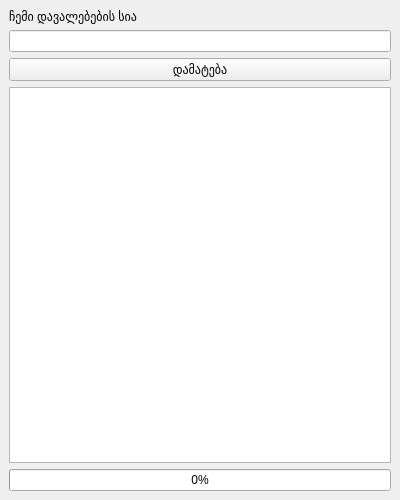
<?xml version="1.0" encoding="UTF-8"?>
<ui version="4.0">
 <class>MainWindow</class>
 <widget class="QMainWindow" name="MainWindow">
  <property name="geometry">
   <rect>
    <x>0</x>
    <y>0</y>
    <width>400</width>
    <height>500</height>
   </rect>
  </property>
  <property name="windowTitle">
   <string>ჩემი To-Do List აპლიკაცია</string>
  </property>
  <widget class="QWidget" name="centralwidget">
   <layout class="QVBoxLayout" name="verticalLayout">
    <item>
     <widget class="QLabel" name="label">
      <property name="text">
       <string>ჩემი დავალებების სია</string>
      </property>
     </widget>
    </item>
    <item>
     <widget class="QLineEdit" name="lineEdit"/>
    </item>
    <item>
     <widget class="QPushButton" name="addButton">
      <property name="text">
       <string>დამატება</string>
      </property>
     </widget>
    </item>
    <item>
     <widget class="QListWidget" name="taskList"/>
    </item>
    <item>
     <widget class="QProgressBar" name="progressBar">
      <property name="value">
       <number>0</number>
      </property>
     </widget>
    </item>
   </layout>
  </widget>
 </widget>
 <resources/>
 <connections/>
</ui>
